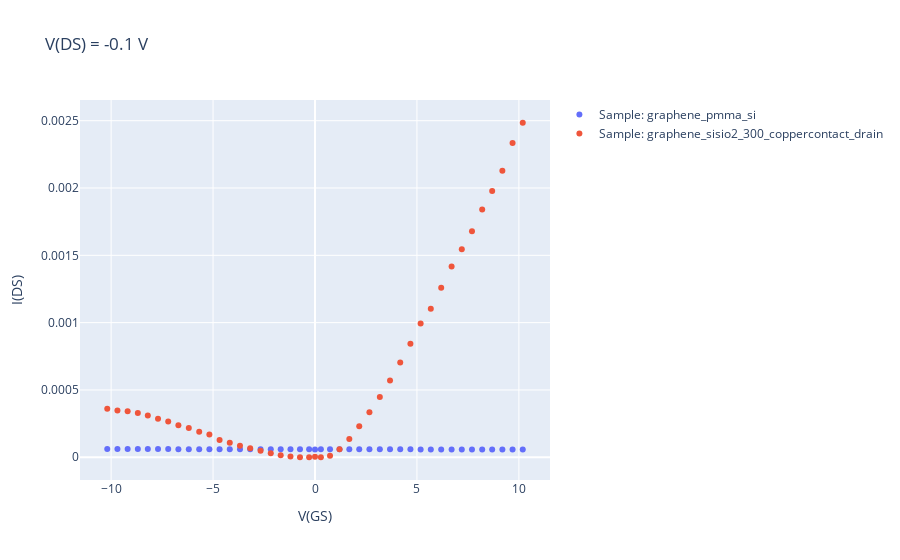

The notebook cell saved with this chart:
### Code cell
i = -0.1
a = 0.001
fig = go.Figure()
b = results_combined['Name'].unique()
for c in b:
    results = results_combined[results_combined['Name']==c]
    data =results[results['Source']>=i-a][results['Source']<=i+a]
    fig.add_trace(go.Scatter(x=data['bias'],y=data['abs_Read'],mode='markers', name = 'Sample: '+str(c)))

fig.update_layout(
    title="V(DS) = " +  str(i) + ' V',
    xaxis_title="V(GS)",
    yaxis_title="I(DS)"
)    
fig.show()
fig.write_html(sample_folder +str(i) + '_Overview_Bias_vs_Current_lin.html')
results_combined.to_csv(sample_folder + 'Overview_Data.csv')

### Figure 1 — Plotly figure (JSON) as saved in the notebook; plotly's stock layout.template omitted (floating-point values rounded to 4 significant figures)
{"data": [{"mode": "markers", "name": "Sample: graphene_pmma_si", "type": "scatter", "x": [-0.288, -0.737, -1.203, -1.683, -2.17, -2.67, -3.18, -3.68, -4.18, -4.68, -5.18, -5.68, -6.19, -6.7, -7.2, -7.7, -8.2, -8.69, -9.19, -9.69, -10.19, 0, 0.288, 0.737, 1.203, 1.683, 2.17, 2.67, 3.18, 3.68, 4.18, 4.68, 5.18, 5.68, 6.19, 6.7, 7.2, 7.7, 8.2, 8.69, 9.19, 9.69, 10.19], "y": [5.92e-05, 5.928e-05, 5.937e-05, 5.945e-05, 5.954e-05, 5.963e-05, 5.973e-05, 5.982e-05, 5.992e-05, 6.001e-05, 6.011e-05, 6.021e-05, 6.03e-05, 6.04e-05, 6.049e-05, 6.059e-05, 6.069e-05, 6.078e-05, 6.087e-05, 6.097e-05, 6.106e-05, 5.761e-05, 5.909e-05, 5.935e-05, 5.927e-05, 5.917e-05, 5.908e-05, 5.899e-05, 5.889e-05, 5.88e-05, 5.87e-05, 5.86e-05, 5.851e-05, 5.841e-05, 5.831e-05, 5.821e-05, 5.811e-05, 5.801e-05, 5.791e-05, 5.782e-05, 5.772e-05, 5.762e-05, 5.752e-05]}, {"mode": "markers", "name": "Sample: graphene_sisio2_300_coppercontact_drain", "type": "scatter", "x": [-0.288, -0.737, -1.203, -1.683, -2.17, -2.67, -3.18, -3.68, -4.18, -4.68, -5.18, -5.68, -6.19, -6.7, -7.2, -7.7, -8.2, -8.69, -9.19, -9.69, -10.19, 0, 0.288, 0.737, 1.203, 1.683, 2.17, 2.67, 3.18, 3.68, 4.18, 4.68, 5.18, 5.68, 6.19, 6.7, 7.2, 7.7, 8.2, 8.69, 9.19, 9.69, 10.19], "y": [1.003e-07, 7.685e-07, 5.876e-06, 1.514e-05, 2.889e-05, 4.923e-05, 6.668e-05, 8.535e-05, 0.0001072, 0.000128, 0.0001692, 0.00019, 0.0002166, 0.0002383, 0.000265, 0.0002866, 0.0003096, 0.000328, 0.0003418, 0.0003477, 0.0003596, 3.878e-06, 6.06e-07, 1.093e-05, 6.031e-05, 0.0001359, 0.0002303, 0.0003349, 0.0004485, 0.000571, 0.0007038, 0.0008436, 0.0009932, 0.001103, 0.001259, 0.001417, 0.001545, 0.001678, 0.00184, 0.001978, 0.002127, 0.002334, 0.002485]}], "layout": {"title": {"text": "V(DS) = -0.1 V"}, "xaxis": {"title": {"text": "V(GS)"}}, "yaxis": {"title": {"text": "I(DS)"}}}}
